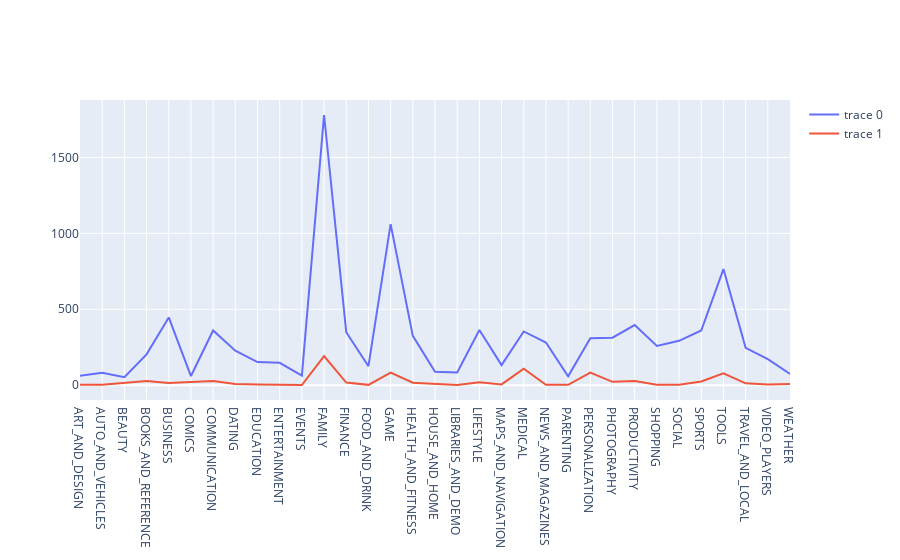

Notebook code cell kept with this figure:
### Code cell
need_visuals(free_cat,paid_cat,'category','count')

### Figure 1 — Plotly figure (JSON) as saved in the notebook; plotly's stock layout.template omitted (floating-point values rounded to 4 significant figures)
{"data": [{"type": "scatter", "x": ["ART_AND_DESIGN", "AUTO_AND_VEHICLES", "BEAUTY", "BOOKS_AND_REFERENCE", "BUSINESS", "COMICS", "COMMUNICATION", "DATING", "EDUCATION", "ENTERTAINMENT", "EVENTS", "FAMILY", "FINANCE", "FOOD_AND_DRINK", "GAME", "HEALTH_AND_FITNESS", "HOUSE_AND_HOME", "LIBRARIES_AND_DEMO", "LIFESTYLE", "MAPS_AND_NAVIGATION", "MEDICAL", "NEWS_AND_MAGAZINES", "PARENTING", "PERSONALIZATION", "PHOTOGRAPHY", "PRODUCTIVITY", "SHOPPING", "SOCIAL", "SPORTS", "TOOLS", "TRAVEL_AND_LOCAL", "VIDEO_PLAYERS", "WEATHER"], "y": [62, 82, 53, 203, 446, 60, 360, 227, 152, 147, 63, 1780, 349, 125, 1061, 325, 88, 84, 363, 132, 354, 281, 58, 309, 313, 396, 258, 292, 360, 765, 246, 171, 74]}, {"type": "scatter", "x": ["ART_AND_DESIGN", "AUTO_AND_VEHICLES", "BOOKS_AND_REFERENCE", "BUSINESS", "COMMUNICATION", "DATING", "EDUCATION", "ENTERTAINMENT", "EVENTS", "FAMILY", "FINANCE", "FOOD_AND_DRINK", "GAME", "HEALTH_AND_FITNESS", "LIBRARIES_AND_DEMO", "LIFESTYLE", "MAPS_AND_NAVIGATION", "MEDICAL", "NEWS_AND_MAGAZINES", "PARENTING", "PERSONALIZATION", "PHOTOGRAPHY", "PRODUCTIVITY", "SHOPPING", "SOCIAL", "SPORTS", "TOOLS", "TRAVEL_AND_LOCAL", "VIDEO_PLAYERS", "WEATHER"], "y": [3, 3, 28, 14, 27, 7, 4, 2, 1, 191, 17, 2, 83, 16, 1, 19, 5, 109, 2, 2, 83, 22, 28, 2, 3, 24, 78, 12, 4, 8]}], "layout": {}}
